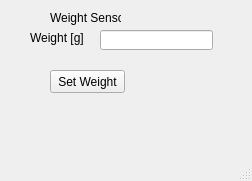
<?xml version="1.0" encoding="UTF-8"?>
<ui version="4.0">
 <class>MainWindow</class>
 <widget class="QMainWindow" name="MainWindow">
  <property name="geometry">
   <rect>
    <x>0</x>
    <y>0</y>
    <width>252</width>
    <height>181</height>
   </rect>
  </property>
  <property name="windowTitle">
   <string>MainWindow</string>
  </property>
  <widget class="QWidget" name="centralwidget">
   <widget class="QPushButton" name="bSetWeight">
    <property name="geometry">
     <rect>
      <x>50</x>
      <y>70</y>
      <width>75</width>
      <height>23</height>
     </rect>
    </property>
    <property name="text">
     <string>Set Weight</string>
    </property>
   </widget>
   <widget class="QLabel" name="label">
    <property name="geometry">
     <rect>
      <x>50</x>
      <y>10</y>
      <width>71</width>
      <height>16</height>
     </rect>
    </property>
    <property name="text">
     <string>Weight Sensor</string>
    </property>
   </widget>
   <widget class="QLineEdit" name="lWeight">
    <property name="geometry">
     <rect>
      <x>100</x>
      <y>30</y>
      <width>113</width>
      <height>20</height>
     </rect>
    </property>
   </widget>
   <widget class="QLabel" name="label_2">
    <property name="geometry">
     <rect>
      <x>30</x>
      <y>30</y>
      <width>71</width>
      <height>16</height>
     </rect>
    </property>
    <property name="text">
     <string>Weight [g]</string>
    </property>
   </widget>
  </widget>
  <widget class="QMenuBar" name="menubar">
   <property name="geometry">
    <rect>
     <x>0</x>
     <y>0</y>
     <width>252</width>
     <height>21</height>
    </rect>
   </property>
  </widget>
  <widget class="QStatusBar" name="statusbar"/>
 </widget>
 <resources/>
 <connections/>
</ui>
